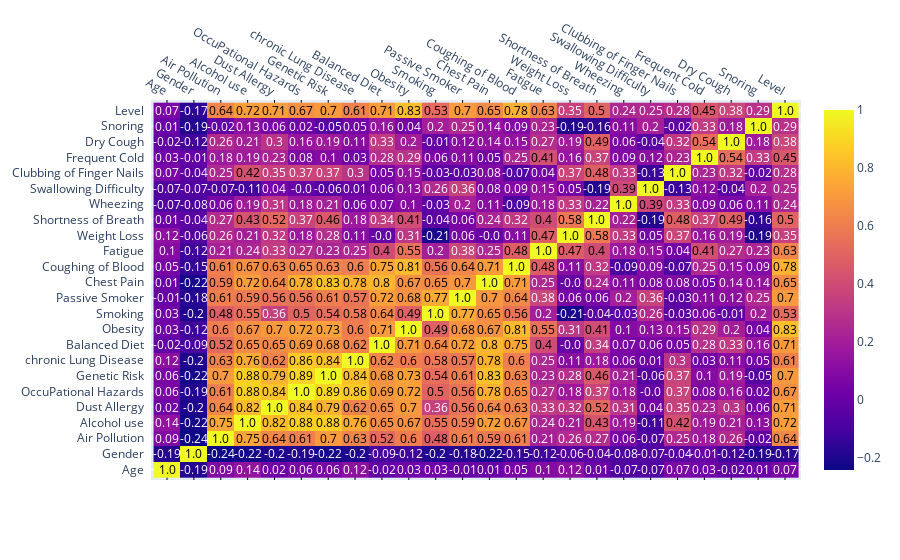

Notebook code for this chart:
### Markdown cell above
##### Plot correlation graph (Heat map)

### Code cell
corrs = dataset.corr()
figure = ff.create_annotated_heatmap(
    z=corrs.values,
    x=list(corrs.columns),
    y=list(corrs.index),
    annotation_text=corrs.round(2).values,
    showscale=True)
figure.show()
